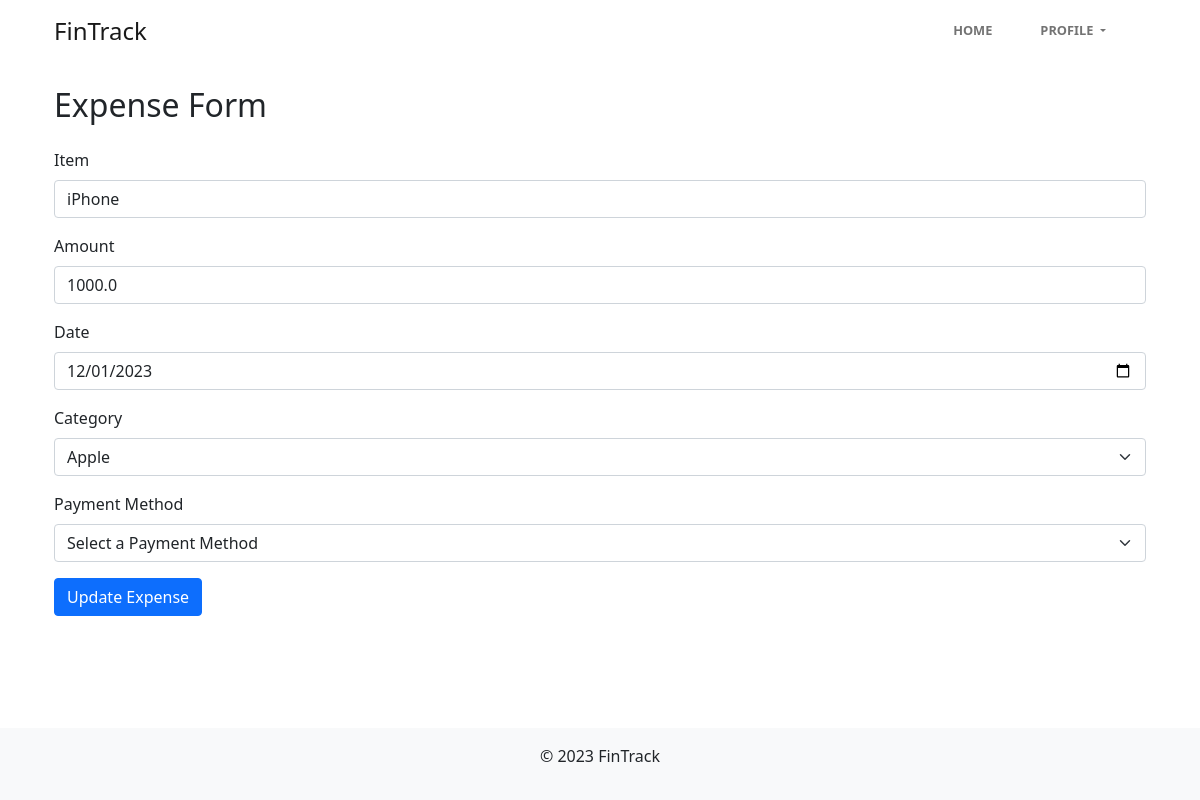
Screenshot of /editexpense/1 (signed in) with the database file from the repository.
### tables this page shows
CREATE TABLE ExpenseItem
(
    ExpenseID  INTEGER PRIMARY KEY AUTOINCREMENT,
    UserID     INTEGER NOT NULL,
    Item       TEXT    NOT NULL,
    Amount     REAL    NOT NULL,
    Date       DATE    NOT NULL,
    CategoryID INTEGER NOT NULL,
    FOREIGN KEY (UserID) REFERENCES User (UserID) ON DELETE CASCADE,
    FOREIGN KEY (CategoryID) REFERENCES Category (CategoryID)
);

CREATE TABLE Category
(
    CategoryID   INTEGER PRIMARY KEY AUTOINCREMENT,
    UserID       INTEGER NOT NULL,
    CategoryName TEXT UNIQUE NOT NULL
);

### app.py (the view, shortened to what this page needs)
@app.route('/editexpense/<int:expenseID>', methods = ['GET', 'POST'])
@login_required
def editExpense(expenseID):
    db = get_db()
    cursor = db.cursor()
    if request.method == 'GET':
        cursor.execute('SELECT * FROM ExpenseItem WHERE ExpenseID = ? AND UserID = ?', (expenseID, session['userID']))
        expense = cursor.fetchone()
        if expense is None:
            return redirect(url_for('expenseForm'))
        cursor.execute('SELECT CategoryID, CategoryName FROM Category WHERE UserID = ?', (session['userID'],))
        categories = cursor.fetchall()
        cursor.execute('SELECT PaymentMethodID, PaymentMethodName FROM PaymentMethod WHERE UserID = ?',
                       (session['userID'],))
        paymentMethods = cursor.fetchall()
        return render_template('Authenticated/editexpenses.html', expense = expense, categories = categories,
                               payment_methods = paymentMethods)

### db.py (called while the page is built)
def get_db():
    if 'db' not in g:
        g.db = sqlite3.connect(
            current_app.config['DATABASE'],
            detect_types = sqlite3.PARSE_DECLTYPES
        )
        g.db.row_factory = sqlite3.Row
    return g.db

### helpers/loginAuth.py (called while the page is built)
def login_required(f):
    @wraps(f)
    def decorated_function(*args, **kwargs):
        if 'loggedin' not in session:
            flash('You need to be logged in to access this page.', 'danger')
            return redirect(url_for('login'))
        return f(*args, **kwargs)
    return decorated_function

### templates/Authenticated/editexpenses.html (shortened to what this page needs)
{% extends 'Authenticated/authenticated_base.html' %}
{% block content %}
    <div class="container mt-4">
        <h2 class="mb-4">Expense Form</h2>
        <form method="POST" id="expenseForm">
            <div class="mb-3">
                <label for="item" class="form-label">Item</label>
                <input type="text" class="form-control" id="item" name="item" required value="{{ expense.Item }}">
            </div>
            <div class="mb-3">
                <label for="amount" class="form-label">Amount</label>
                <input type="number" class="form-control" id="amount" name="amount" step="0.01" required
                       value="{{ expense.amount }}">
            </div>
            <div class="mb-3">
                <label for="date" class="form-label">Date</label>
                <input type="date" class="form-control" id="date" name="date" required value="{{ expense.date }}">
            </div>
            <div class="mb-3">
                <label for="category-select" class="form-label">Category</label>
                <select class="form-select" id="category-select" name="category">
                    {% for category in categories %}
                        <option value="{{ category.CategoryID }}" {% if category.CategoryID == expense.CategoryID %}
                                selected {% endif %}>{{ category.CategoryName }}</option>
                    {% endfor %}
                </select>
            </div>
            <div class="mb-3">
                <label for="payment-method-select" class="form-label">Payment Method</label>
                <select class="form-select" id="payment-method-select" name="payment-method-select">
                    <option value="">Select a Payment Method</option>
                </select>
            </div>
            <button type="submit" class="btn btn-primary">Update Expense</button>
        </form>
    </div>
{% endblock %}

### rows the page displays
ExpenseItem: item "iPhone", amount "1000.0", date "12/01/2023", category "Apple"
